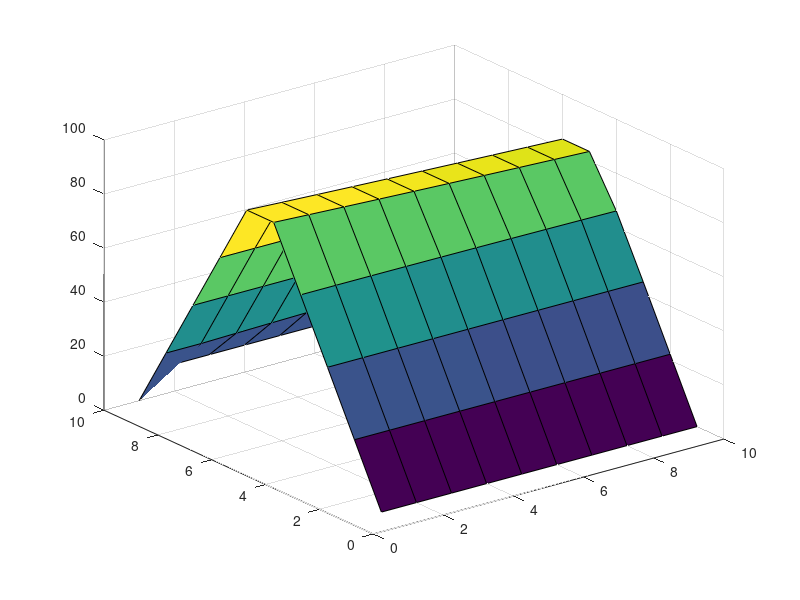

Write MATLAB code to recreate this figure.
clc;
clear;
close all;


m = 10;
dx = 2;
x  = linspace(0, dx, m);
t = 10;
c = 0.12;

r = c / dx^2;

u = zeros(m, t);

u(1, :) = 0;      % BC
u(end, :) = 10;   % BC

for i = 1:m
    if i <= m/2
        u(i, 1) = 100 * x(i);
    else
        u(i, 1) = 200 - (100 * x(i));
    end
end

for j = 1:t-1
    for i = 2:m-1
        u(i, j+1) = u(i, j) + r * (u(i+1, j) - 2*u(i, j) + u(i-1, j));
    end
end

surf(u)
